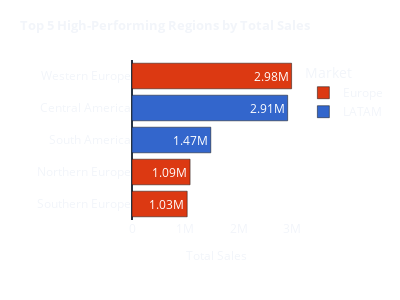

The cell this chart's notebook holds for it:
### Code cell
bar1 = create_bar_region(df_2017)
bar1

### Figure 1 — Plotly figure (JSON) as saved in the notebook; plotly's stock layout.template omitted (floating-point values rounded to 4 significant figures)
{"data": [{"alignmentgroup": "True", "hovertemplate": "market=Europe<br>Total Sales=%{x}<br>=%{y}<br>total_sales_formatted=%{text}<extra></extra>", "legendgroup": "Europe", "marker": {"color": "#DC3912", "pattern": {"shape": ""}}, "name": "Europe", "offsetgroup": "Europe", "orientation": "h", "showlegend": true, "text": ["2.98M", "1.09M", "1.03M"], "textposition": "auto", "type": "bar", "x": [2985000.0, 1086000.0, 1032000.0], "xaxis": "x", "y": ["Western Europe", "Northern Europe", "Southern Europe"], "yaxis": "y"}, {"alignmentgroup": "True", "hovertemplate": "market=LATAM<br>Total Sales=%{x}<br>=%{y}<br>total_sales_formatted=%{text}<extra></extra>", "legendgroup": "LATAM", "marker": {"color": "#3366CC", "pattern": {"shape": ""}}, "name": "LATAM", "offsetgroup": "LATAM", "orientation": "h", "showlegend": true, "text": ["2.91M", "1.47M"], "textposition": "auto", "type": "bar", "x": [2911000.0, 1474000.0], "xaxis": "x", "y": ["Central America", "South America"], "yaxis": "y"}], "layout": {"autosize": true, "barmode": "relative", "height": 300, "legend": {"title": {"text": "Market"}, "tracegroupgap": 0}, "margin": {"t": 60}, "paper_bgcolor": "rgba(0, 0, 0, 0)", "plot_bgcolor": "rgba(0, 0, 0, 0)", "title": {"font": {"size": 13}, "text": "<b>Top 5 High-Performing Regions by Total Sales</b>"}, "width": 400, "xaxis": {"anchor": "y", "domain": [0, 1], "showgrid": false, "title": {"font": {"size": 12}, "text": "Total Sales"}}, "yaxis": {"anchor": "x", "categoryorder": "total ascending", "domain": [0, 1], "showgrid": false, "title": {"text": ""}}}}
